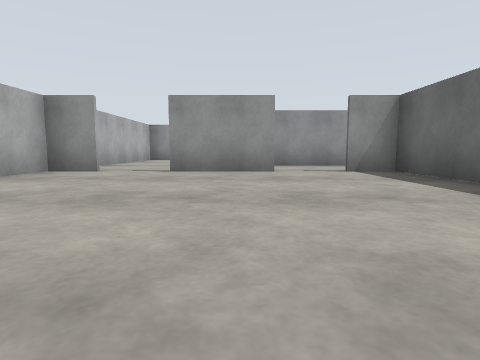
view 1 (above)

24 first-person views from a walk through a robot-simulator world made for Gazebo. The camera is 0.72 m above the floor, tilts 6° down and sees 80° across. The floor is counted in squares, 2 m on a side. Each view is taken from the middle of a square. On the plan, view 1 faces up. The plan holds only what a view shows up to about 9 squares ahead; the rest is blank.

view 2
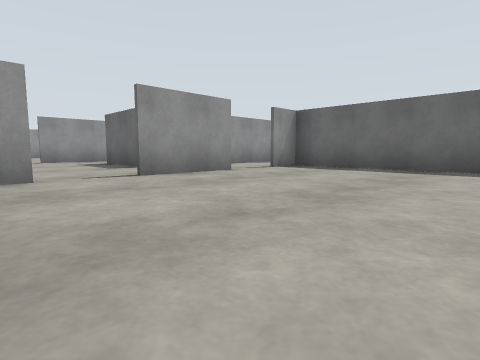

view 3
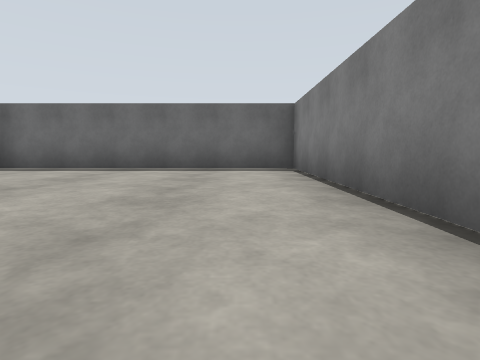

view 4
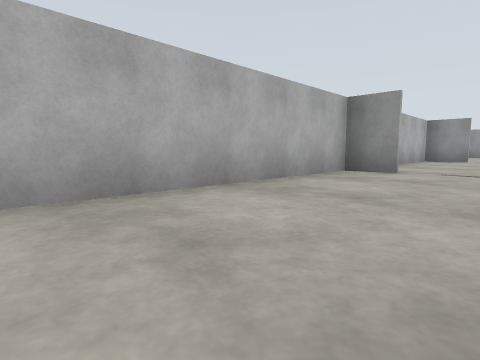

view 5
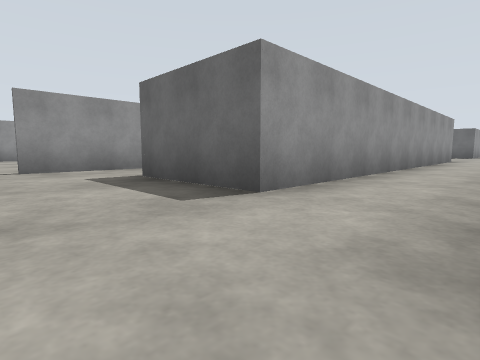

view 6
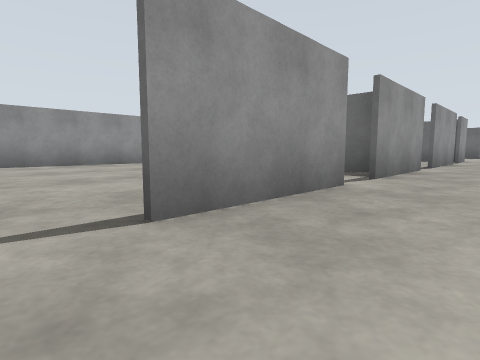

view 7
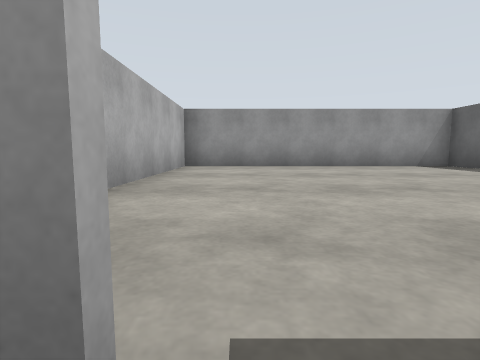

view 8
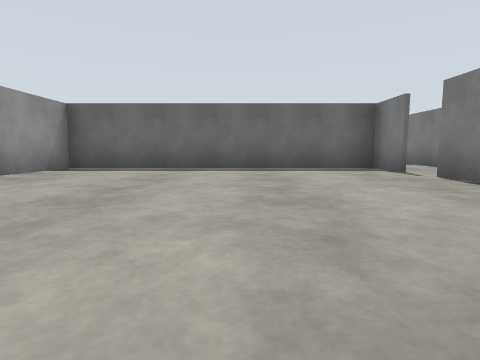

view 9
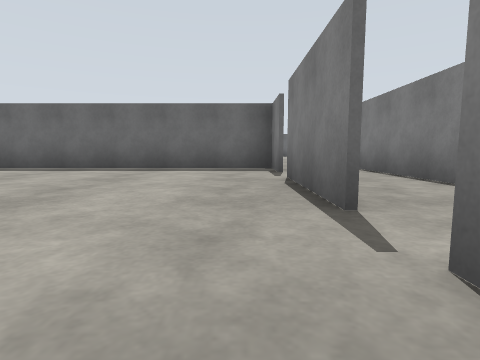

view 10
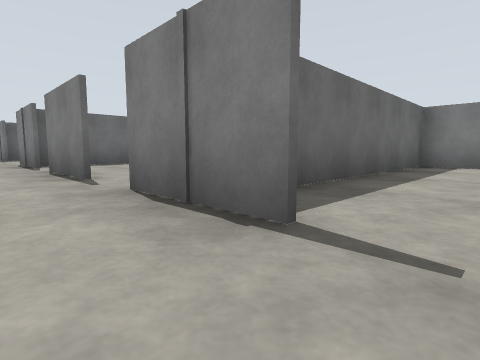

view 11
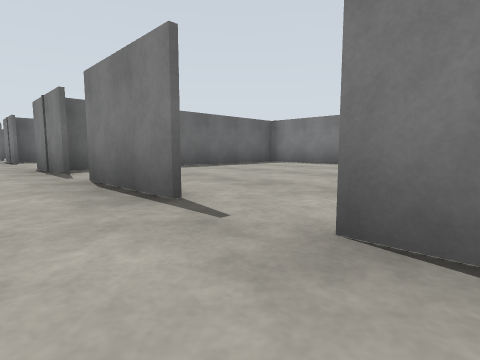

view 12
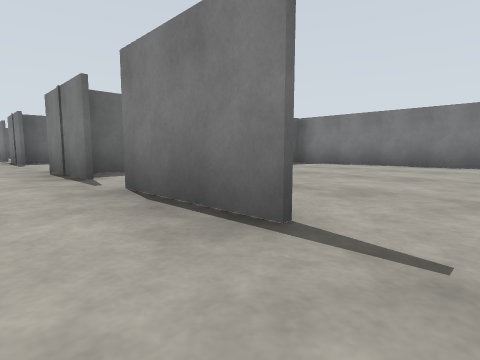

view 13
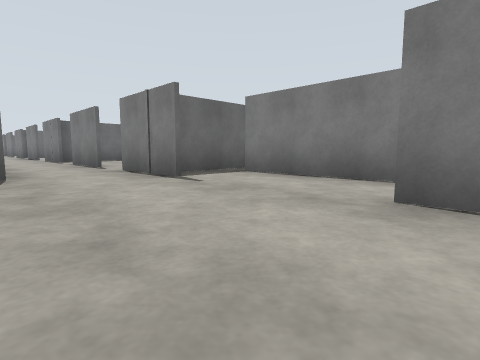

view 14
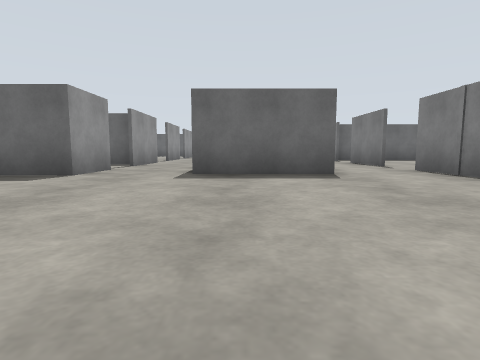

view 15
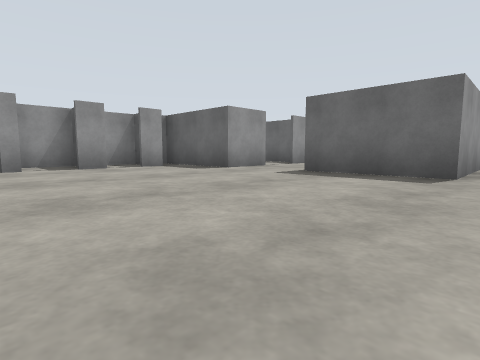

view 16
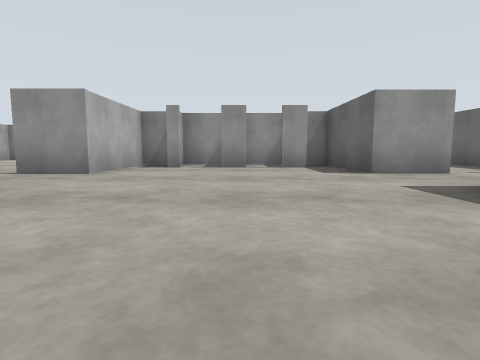

view 17
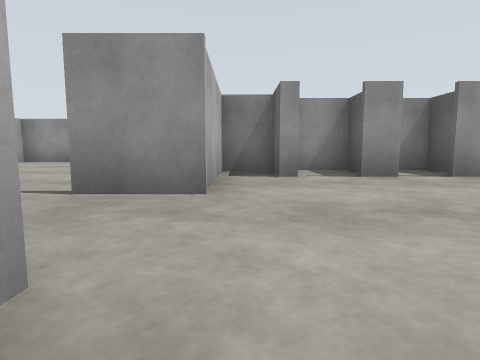

view 18
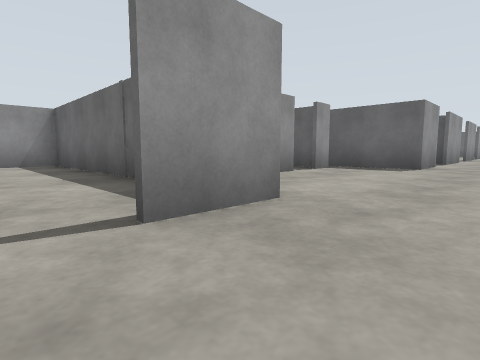

view 19
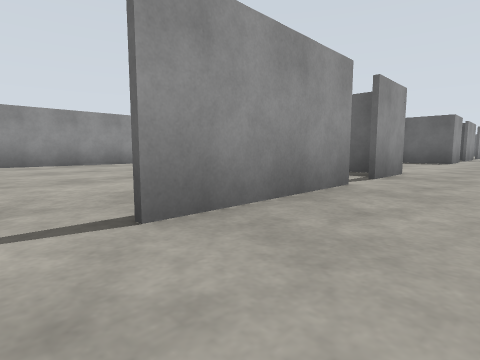

view 20
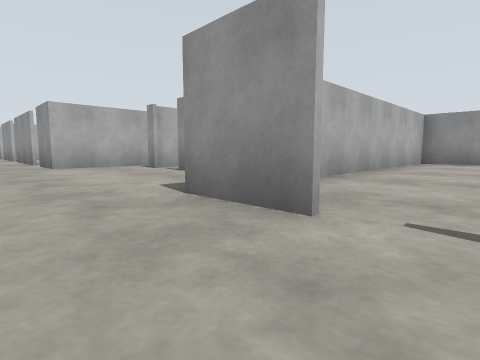

view 21
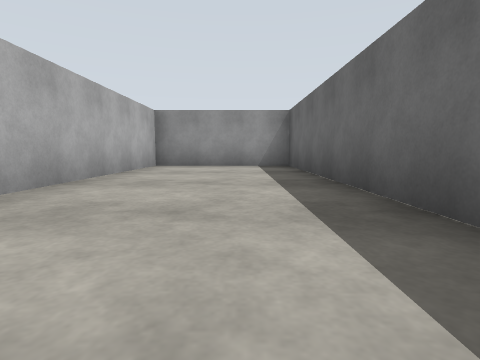

view 22
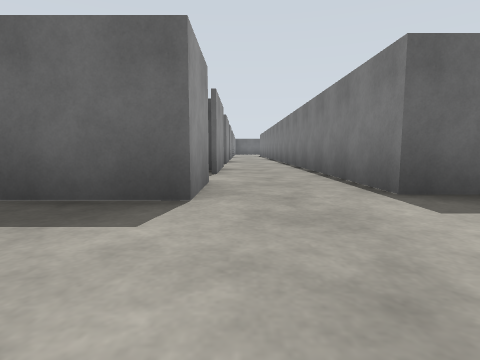

view 23
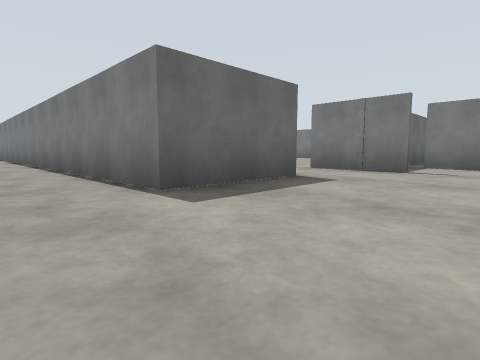

view 24
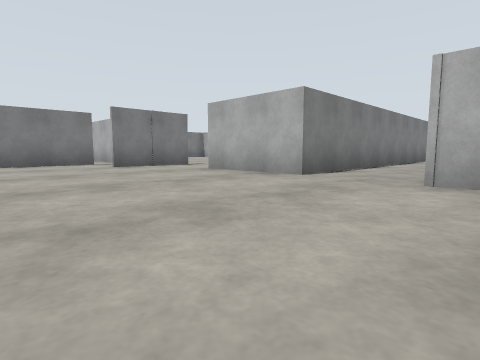

### Floor plan
Points are (right, up) in squares from view 1. A wall is a line through its corners. A room is listed if a view was taken in it or the views show most of it. See-through windows are left out.
Room 1 (views 1, 2, 3, 4)
walls: (-2.4, 4.8) (-3.2, 4.8) (-3.2, 0.1); (0.6, 4.8) (-1.3, 4.8); (-1.9, -1.1) (2.6, -1.1) (2.6, 4.8) (1.7, 4.8)
ways out: opening at (-2, 5) to room 2; opening at (1, 5) to room 4
Room 2 (views 5, 6)
walls: (-0.2, 6.6) (-0.2, 8.6); (-2.1, 10.3) (-3.2, 10.3) (-3.2, 6.5); (-0.5, 10.3) (-1.4, 10.3)
ways out: opening at (-2, 5) to room 1; opening at (-2, 10) to room 3; opening at (0, 6) to room 4; opening at (0, 9) to room 10
Room 3 (views 7, 8, 9)
walls: (-1.4, 10.4) (0.9, 10.4); (1.6, 10.4) (2.6, 10.4) (2.6, 16.4); (2.9, 16.3) (-3.2, 16.3) (-3.2, 12.6)
ways out: opening at (-2, 10) to room 2; opening at (1, 10) to room 10
Room 4 (views 10, 11)
walls: (1.8, 4.9) (3.6, 4.9); (3.5, 6.6) (-0.2, 6.6)
ways out: opening at (1, 5) to room 1; opening at (0, 6) to room 2; opening at (2.5, 6) to room 5
Room 5 (view 12)
walls: (4.8, 4.9) (6.8, 4.9); (6.5, 6.6) (3.5, 6.6)
ways out: opening at (2.5, 6) to room 4; opening at (4, 5) to room 9; opening at (5.5, 6) to room 12
Room 6 (views 13, 14, 15, 16, 17, 18, 19, 22, 23, 24)
walls: (7, 10.3) (4.6, 10.3); (13, 10.3) (13, 12.7); (12.3, 4.9) (14.1, 4.9); (7.6, 4.9) (9.6, 4.9); (11.2, 11.8) (10.6, 11.8); (12.4, 11.8) (11.8, 11.8); (14.4, 6.6) (13.3, 6.6) (13.3, 8.7); (9.5, 3.4) (12.5, 3.4); (8.7, 12.7) (8.7, 10.3) (7.6, 10.3); (3.5, 8.6) (8.4, 8.7) (8.5, 6.6) (7.5, 6.6); (13, 0.5) (13, 5)
ways out: opening at (14, 9) to room 7; opening at (4, 10) to room 8; gap at (7, 10) to room 8; opening at (2.5, 9) to room 10; opening at (8, 6) to room 12; opening at (14, 6)
Room 7 (views 20, 21)
walls: (16.1, 10.5) (16.1, 17.5) (13.1, 17.5) (13.1, 12.4); (14.2, 10.3) (13, 10.3); (17.2, 10.3) (15.2, 10.3); (13.3, 8.7) (17.5, 8.7)
ways out: opening at (14, 9) to room 6; opening at (16.5, 9) to room 11
Room 8 (no view inside)
walls: (8.6, 10.5) (8.6, 16.3) (2.9, 16.3); (9.5, 11.7) (9.5, 12.7)
ways out: opening at (4, 10) to room 6; gap at (7, 10) to room 6
Room 9 (no view inside)
walls: (4.6, -1.1) (8.6, -1.1) (8.6, 5)
ways out: opening at (4, 5) to room 5; opening at (7, 5) to room 12
Room 10 (no view inside)
walls: (-0.2, 8.6) (3.5, 8.6); (0.9, 10.3) (-0.5, 10.3); (3.9, 10.3) (1.6, 10.3)
ways out: opening at (0, 9) to room 2; opening at (1, 10) to room 3; opening at (2.5, 9) to room 6
Room 11 (no view inside)
walls: (19.6, 10.3) (18.4, 10.3); (17.5, 8.7) (20.4, 8.8)
ways out: opening at (16.5, 9) to room 7; opening at (18, 10); opening at (19.5, 9)
Room 12 (no view inside)
walls: (7.5, 6.6) (6.5, 6.6)
ways out: opening at (5.5, 6) to room 5; opening at (8, 6) to room 6; opening at (7, 5) to room 9

Positions as (right, up) in squares from view 1, and headings:
1: (0, 0), facing up
2: (-3, 1), facing up-right
3: (-3, 0), facing right
4: (-1, 0), facing up-left
5: (-2, 5), facing up-right
6: (-2, 9), facing up-right
7: (-2, 10), facing up
8: (-3, 13), facing right
9: (-3, 11), facing right
10: (1, 6), facing down-right
11: (3, 6), facing down-right
12: (4, 6), facing down-right
13: (9, 7), facing down-right
14: (9, 8), facing right
15: (9, 6), facing up-right
16: (11, 6), facing up
17: (9, 8), facing up
18: (7, 9), facing up-right
19: (4, 9), facing up-right
20: (15, 9), facing up-left
21: (15, 11), facing up
22: (11, 10), facing right
23: (11, 10), facing down-right
24: (12, 11), facing down-left
